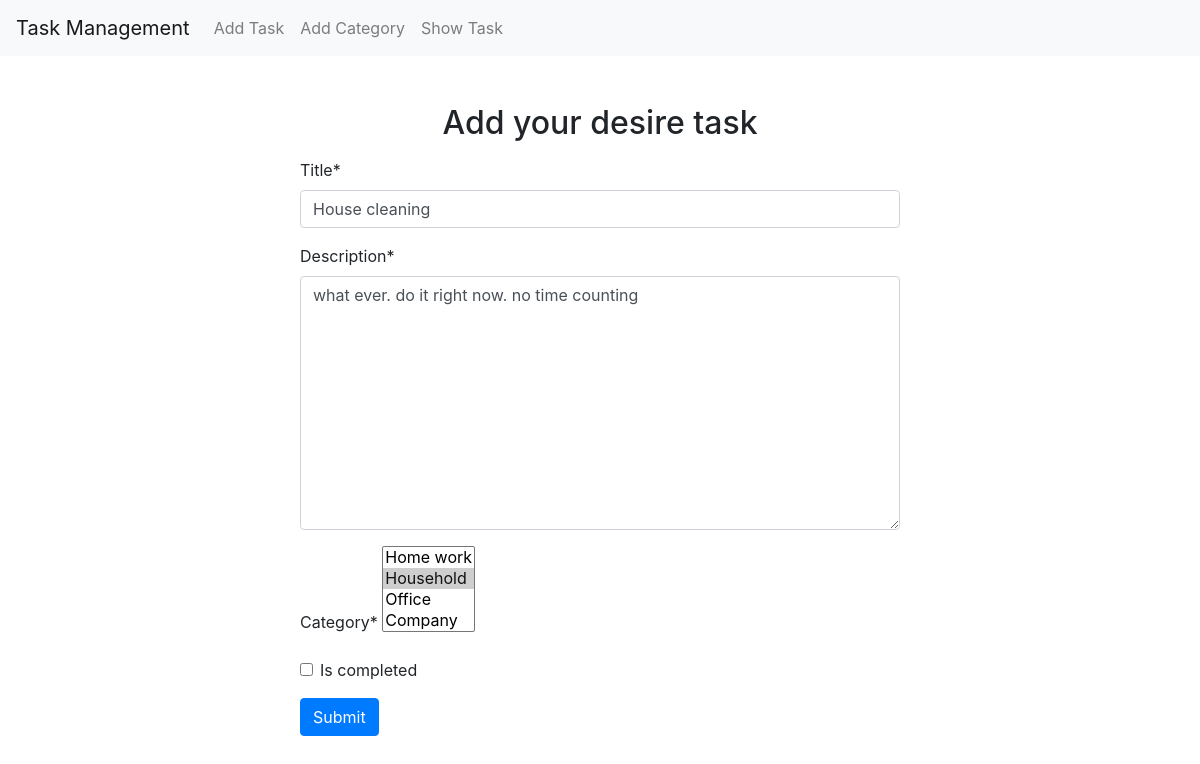
The app's page /task/edit/3, older data.
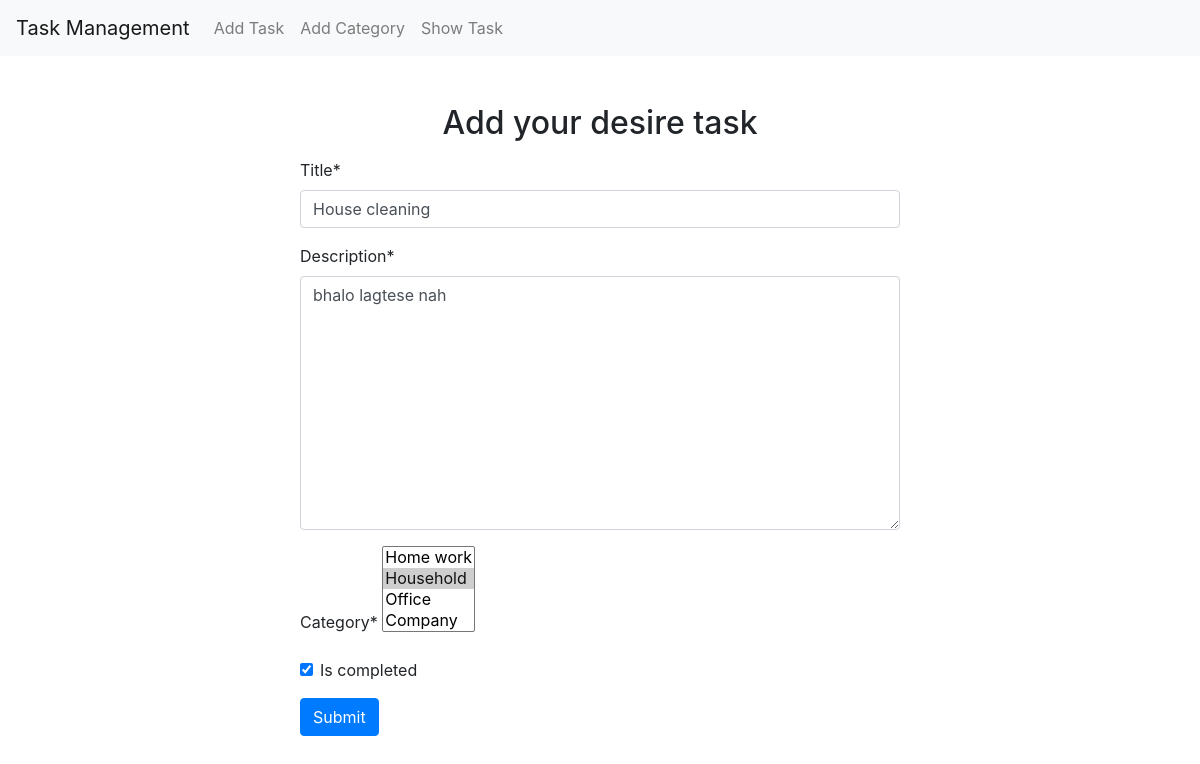
The same page, newer data.
### task/models.py (models this page shows, shortened)
class Task(models.Model):
    title = models.CharField(max_length=100)
    description = models.TextField()
    assign_date = models.DateTimeField(auto_now_add=True)
    category = models.ManyToManyField(Category)
    is_completed = models.BooleanField(default=False)

### task/views.py (the view)
# urls.py: path('edit/<int:id>', views.edit_task, name = "edit_task"),
def edit_task(request, id):
    task = models.Task.objects.get(pk=id)
    task_form = forms.TaskForm(instance=task)
    if request.method == 'POST':
        task_form = forms.TaskForm(request.POST, instance=task)
        if task_form.is_valid():
            task_form.save()
            return redirect('show_task')
    return render(request, 'add_task.html', {'form': task_form})

### task/forms.py
class TaskForm(forms.ModelForm):
    class Meta:
        model = Task
        fields = "__all__"

### category/models.py (called while the page is built)
    def __str__(self):
        return self.name

### task/templates/add_task.html (shortened to what this page needs)
{% extends 'base.html' %}
{% load crispy_forms_tags %}
{% block content %}
<form method='post' class="w-50 mx-auto mt-5">
    <h2 class="text-center mb-3">Add your desire task</h2>
    {{form | crispy}}
    <button class="btn btn-primary w-full">Submit</button>
</form>
{% endblock %}

Row changes from the older to the newer data that the page shows:
changed Task "House cleaning": description "what ever. do it right now. no time counting" → "bhalo lagtese nah"; is_completed "☐" → "☑"
